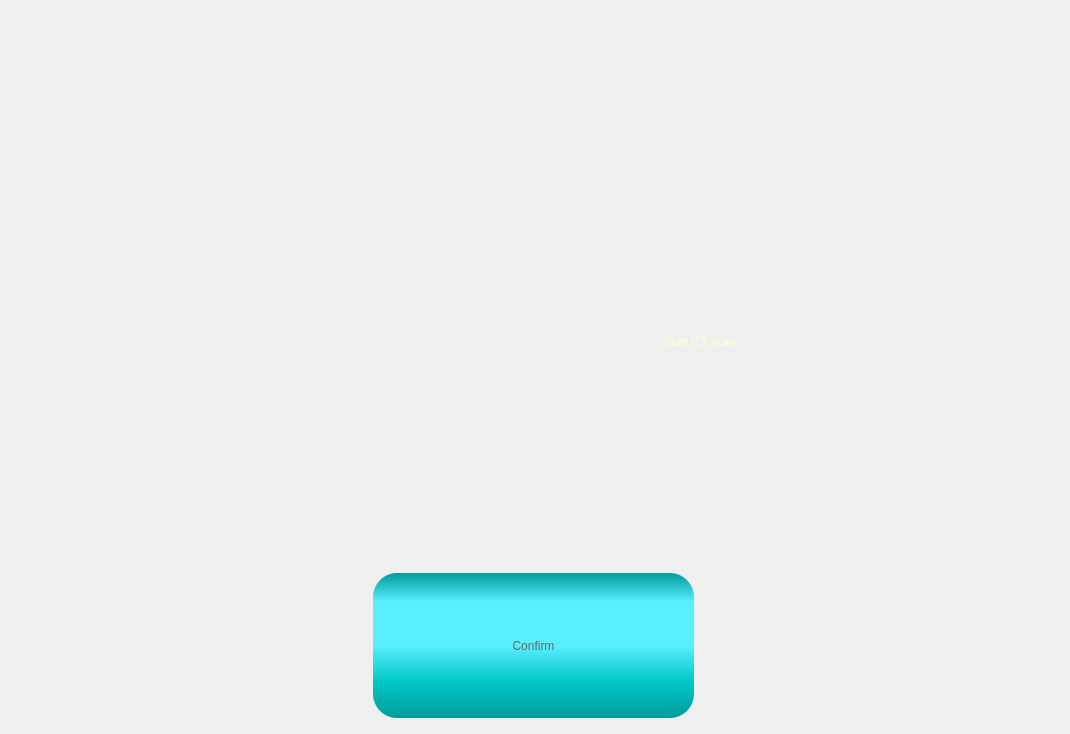
          <widget class="QWidget" name="pgStartCT">
           <layout class="QGridLayout" name="gridLayout_18">
            <item row="1" column="2">
             <widget class="QLabel" name="label_13">
              <property name="minimumSize">
               <size>
                <width>350</width>
                <height>0</height>
               </size>
              </property>
              <property name="maximumSize">
               <size>
                <width>16777215</width>
                <height>16777215</height>
               </size>
              </property>
              <property name="styleSheet">
               <string notr="true">font: 24pt &quot;Arial&quot;;
color: rgb(255, 255, 208);</string>
              </property>
              <property name="text">
               <string>Start CT scan</string>
              </property>
             </widget>
            </item>
            <item row="0" column="1" colspan="2">
             <widget class="QLabel" name="label_title_10">
              <property name="minimumSize">
               <size>
                <width>0</width>
                <height>100</height>
               </size>
              </property>
              <property name="maximumSize">
               <size>
                <width>16777215</width>
                <height>100</height>
               </size>
              </property>
              <property name="styleSheet">
               <string notr="true">	color:#eeeeee;
	font: 64pt &quot;Cascadia Code SemiBold&quot;;
	padding:0px;
	margin:0px;</string>
              </property>
              <property name="text">
               <string>Intra-op CT Scan</string>
              </property>
              <property name="alignment">
               <set>Qt::AlignCenter</set>
              </property>
             </widget>
            </item>
            <item row="1" column="0">
             <spacer name="horizontalSpacer_8">
              <property name="orientation">
               <enum>Qt::Horizontal</enum>
              </property>
              <property name="sizeHint" stdset="0">
               <size>
                <width>40</width>
                <height>20</height>
               </size>
              </property>
             </spacer>
            </item>
            <item row="1" column="1">
             <widget class="QWidget" name="wdgIntraCT_2" native="true">
              <property name="minimumSize">
               <size>
                <width>600</width>
                <height>450</height>
               </size>
              </property>
              <property name="maximumSize">
               <size>
                <width>600</width>
                <height>450</height>
               </size>
              </property>
              <property name="styleSheet">
               <string notr="true">border-image:url(C:/Leon/image/IntraCT.jpg);</string>
              </property>
             </widget>
            </item>
            <item row="1" column="3">
             <spacer name="horizontalSpacer_22">
              <property name="orientation">
               <enum>Qt::Horizontal</enum>
              </property>
              <property name="sizeHint" stdset="0">
               <size>
                <width>40</width>
                <height>20</height>
               </size>
              </property>
             </spacer>
            </item>
            <item row="2" column="0" colspan="4">
             <layout class="QHBoxLayout" name="horizontalLayout_9">
              <item>
               <widget class="QPushButton" name="btnNext_scanCT_3">
                <property name="sizePolicy">
                 <sizepolicy hsizetype="Maximum" vsizetype="Fixed">
                  <horstretch>0</horstretch>
                  <verstretch>0</verstretch>
                 </sizepolicy>
                </property>
                <property name="minimumSize">
                 <size>
                  <width>324</width>
                  <height>150</height>
                 </size>
                </property>
                <property name="styleSheet">
                 <string notr="true">QPushButton{
font: 48pt &quot;Arial&quot;;
color:#666666;
border-radius:24px;
background-color: qlineargradient(spread:pad, x1:0, y1:0, x2:0, y2:1, stop:0 rgba(0, 155, 155, 255), stop:0.2 rgba(88, 239, 255, 255), stop:0.5 rgba(88, 239, 255, 255), stop:0.75 rgba(0, 200, 200, 255),  stop:1 rgba(0, 155, 155, 255));
padding: 0px 20px;
margin-bottom:5px;
margin-right:3px;
}

QPushButton:hover{
color:#aa3333;
background-color: qlineargradient(spread:pad, x1:0, y1:0, x2:0, y2:1, stop:0 rgba(50, 155, 155, 255), stop:0.2 rgba(150, 239, 255, 255), stop:0.5 rgba(150, 239, 255, 255), stop:0.75 rgba(50, 200, 200, 255),  stop:1 rgba(50, 155, 155, 255));
}

QPushButton:pressed{
margin-top:5px;
margin-bottom:0px;
margin-left:3px;
margin-right:0px;
}</string>
                </property>
                <property name="text">
                 <string>Confirm</string>
                </property>
               </widget>
              </item>
             </layout>
            </item>
           </layout>
          </widget>
